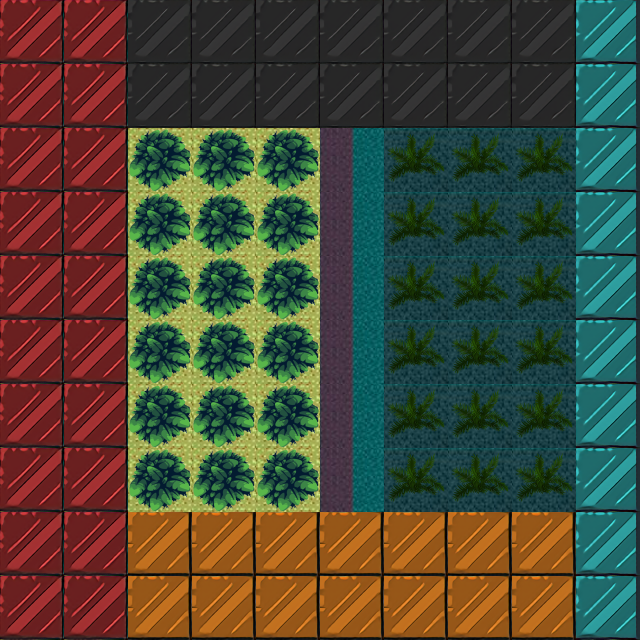

A 2D game scene composited from a Tiled map and its tileset images. What follows is a short description and the map's XML, with every tile layer's data as written:
An orthogonal 10x10 tile map with 64x64 px tiles, 2 tile layers (floor, glass_and_grass), 2 tilesets.

<map version="1.2" tiledversion="1.3.3" orientation="orthogonal" renderorder="right-down" width="10" height="10" tilewidth="64" tileheight="64" infinite="0" nextlayerid="3" nextobjectid="1">
 <tileset firstgid="1" source="first.tsx" />
 <tileset firstgid="145" source="second.tsx" />
 <layer id="1" name="floor" width="10" height="10" locked="1">
  <data encoding="csv">
0,0,0,0,0,0,0,0,0,0,
0,0,0,0,0,0,0,0,0,0,
0,0,100,100,100,103,91,91,91,0,
0,0,100,100,100,103,91,91,91,0,
0,0,100,100,100,103,91,91,91,0,
0,0,100,100,100,103,91,91,91,0,
0,0,100,100,100,103,91,91,91,0,
0,0,100,100,100,103,91,91,91,0,
0,0,0,0,0,0,0,0,0,0,
0,0,0,0,0,0,0,0,0,0
</data>
 </layer>
 <layer id="2" name="glass_and_grass" width="10" height="10" locked="1">
  <data encoding="csv">
87,87,82,82,82,82,82,82,82,88,
87,87,82,82,82,82,82,82,82,88,
87,87,145,145,145,0,146,146,146,88,
87,87,145,145,145,0,146,146,146,88,
87,87,145,145,145,0,146,146,146,88,
87,87,145,145,145,0,146,146,146,88,
87,87,145,145,145,0,146,146,146,88,
87,87,145,145,145,0,146,146,146,88,
87,87,73,73,73,73,73,73,73,88,
87,87,73,73,73,73,73,73,73,88
</data>
 </layer>
</map>